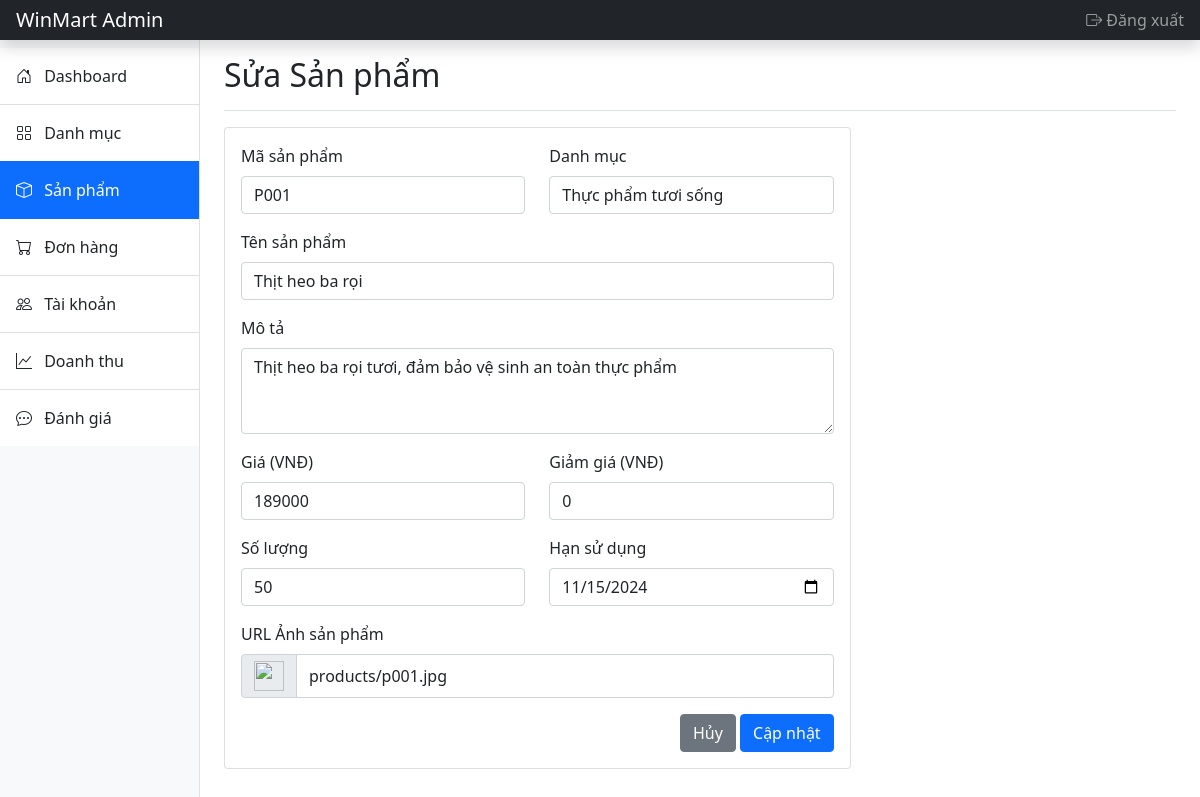
/products/edit.php?id=1 (signed in), run on the app's committed database.
### tables this page shows
CREATE TABLE `product`(
    `id` BIGINT NOT NULL AUTO_INCREMENT PRIMARY KEY,
    `code` VARCHAR(255) NOT NULL,
    `name` VARCHAR(255) NULL,
    `quantity` BIGINT NOT NULL,
    `price` FLOAT(53) NOT NULL,
    `description` TEXT NOT NULL,
    `category_id` BIGINT NOT NULL,
    `expiry` DATE NOT NULL,
    `year` DATE NOT NULL,
    `created_at` DATE NOT NULL,
    `discount` VARCHAR(45) NOT NULL
);

CREATE TABLE `category`(
    `id` BIGINT NOT NULL AUTO_INCREMENT PRIMARY KEY,
    `name` VARCHAR(255) NOT NULL,
    `created_at` DATE NOT NULL
);

CREATE TABLE `image`(
    `id` BIGINT NOT NULL AUTO_INCREMENT PRIMARY KEY,
    `url` VARCHAR(255) NOT NULL,
    `user_id` BIGINT NOT NULL,
    `product_id` BIGINT NOT NULL,
    `created_at` DATE NOT NULL
);

### products/edit.php (the view, shortened to what this page needs)
<?php
require_once '../config/db.php';
include '../includes/header.php';
include '../includes/sidebar.php';
$id = $_GET['id'];
$sql = "SELECT p.*, c.name as category_name, i.url as image_url
        FROM product p
        LEFT JOIN category c ON p.category_id = c.id
        LEFT JOIN image i ON p.id = i.product_id
        WHERE p.id = $id";
$result = $conn->query($sql);
$product = $result->fetch_assoc();
$categories = $conn->query("SELECT * FROM category ORDER BY name");
?>
<main class="col-md-9 ms-sm-auto col-lg-10 px-md-4">
    <div class="d-flex justify-content-between flex-wrap flex-md-nowrap align-items-center pt-3 pb-2 mb-3 border-bottom">
        <h1 class="h2">Sửa Sản phẩm</h1>
    </div>
    <div class="row">
        <div class="col-md-8">
            <form method="POST" class="card">
                <div class="card-body">
                    <div class="row mb-3">
                        <div class="col-md-6">
                            <label class="form-label">Mã sản phẩm</label>
                            <input type="text" name="code" class="form-control"
                                   value="<?= htmlspecialchars($product['code']) ?>" required>
                        </div>
                        <div class="col-md-6">
                            <label class="form-label">Danh mục</label>
                            <select name="category_id" class="form-control" required>
                                <?php while($cat = $categories->fetch_assoc()): ?>
                                    <option value="<?= $cat['id'] ?>"
                                            <?= ($cat['id'] == $product['category_id']) ? 'selected' : '' ?>>
                                        <?= $cat['name'] ?>
                                    </option>
                                <?php endwhile; ?>
                            </select>
                        </div>
                    </div>
                    <div class="mb-3">
                        <label class="form-label">Tên sản phẩm</label>
                        <input type="text" name="name" class="form-control"
                               value="<?= htmlspecialchars($product['name']) ?>" required>
                    </div>
                    <div class="mb-3">
                        <label class="form-label">Mô tả</label>
                        <textarea name="description" class="form-control"
                                  rows="3"><?= htmlspecialchars($product['description']) ?></textarea>
                    </div>
                    <div class="row mb-3">
                        <div class="col-md-6">
                            <label class="form-label">Giá (VNĐ)</label>
                            <input type="number" name="price" class="form-control"
                                   value="<?= $product['price'] ?>" required>
                        </div>
                        <div class="col-md-6">
                            <label class="form-label">Giảm giá (VNĐ)</label>
                            <input type="number" name="discount" class="form-control"
                                   value="<?= $product['discount'] ?>">
                        </div>
                    </div>
                    <div class="row mb-3">
                        <div class="col-md-6">
                            <label class="form-label">Số lượng</label>
                            <input type="number" name="quantity" class="form-control"
                                   value="<?= $product['quantity'] ?>" required>
                        </div>
                        <div class="col-md-6">
                            <label class="form-label">Hạn sử dụng</label>
                            <input type="date" name="expiry" class="form-control"
                                   value="<?= $product['expiry'] ?>">
                        </div>
                    </div>
                    <div class="mb-3">
                        <label class="form-label">URL Ảnh sản phẩm</label>
                        <div class="input-group">
                            <span class="input-group-text">
                                <img src="<?= htmlspecialchars($product['image_url']) ?>"
                                     style="height: 30px; width: 30px; object-fit: cover;"
                                     onerror="this.src='../assets/img/no-image.jpg'">
                            </span>
                            <input type="text" name="image_url"
                                   class="form-control"
                                   value="<?= htmlspecialchars($product['image_url']) ?>"
                                   placeholder="Nhập URL ảnh">
                        </div>
                    </div>
                    <div class="text-end">
                        <a href="index.php" class="btn btn-secondary">Hủy</a>
                        <button type="submit" class="btn btn-primary">Cập nhật</button>
                    </div>
                </div>
            </form>
        </div>
    </div>
</main>
<?php include '../includes/footer.php'; ?>

### data on the page
product: code "P001", category_id "Thực phẩm tươi sống", name "Thịt heo ba rọi", description "Thịt heo ba rọi tươi, đảm bảo vệ sinh an toàn thực phẩm", price "189000", discount "0", quantity "50", expiry "11/15/2024", image_url "products/p001.jpg"
